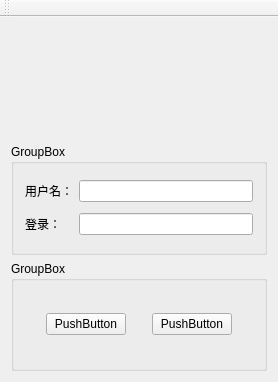
<?xml version="1.0" encoding="UTF-8"?>
<ui version="4.0">
 <class>MainWindow</class>
 <widget class="QMainWindow" name="MainWindow">
  <property name="geometry">
   <rect>
    <x>0</x>
    <y>0</y>
    <width>278</width>
    <height>382</height>
   </rect>
  </property>
  <property name="windowTitle">
   <string>MainWindow</string>
  </property>
  <widget class="QWidget" name="centralWidget">
   <layout class="QVBoxLayout" name="verticalLayout">
    <item>
     <widget class="QWidget" name="widget" native="true">
      <layout class="QHBoxLayout" name="horizontalLayout">
       <item>
        <spacer name="horizontalSpacer">
         <property name="orientation">
          <enum>Qt::Horizontal</enum>
         </property>
         <property name="sizeHint" stdset="0">
          <size>
           <width>52</width>
           <height>20</height>
          </size>
         </property>
        </spacer>
       </item>
       <item>
        <widget class="QLabel" name="label">
         <property name="maximumSize">
          <size>
           <width>120</width>
           <height>120</height>
          </size>
         </property>
         <property name="text">
          <string/>
         </property>
         <property name="pixmap">
          <pixmap>../01_UI/Image/2018.jpg</pixmap>
         </property>
         <property name="scaledContents">
          <bool>true</bool>
         </property>
        </widget>
       </item>
       <item>
        <spacer name="horizontalSpacer_2">
         <property name="orientation">
          <enum>Qt::Horizontal</enum>
         </property>
         <property name="sizeHint" stdset="0">
          <size>
           <width>52</width>
           <height>20</height>
          </size>
         </property>
        </spacer>
       </item>
      </layout>
     </widget>
    </item>
    <item>
     <widget class="QGroupBox" name="groupBox">
      <property name="title">
       <string>GroupBox</string>
      </property>
      <layout class="QGridLayout" name="gridLayout">
       <item row="0" column="0">
        <widget class="QLabel" name="label_2">
         <property name="text">
          <string>用户名：</string>
         </property>
        </widget>
       </item>
       <item row="0" column="1">
        <widget class="QLineEdit" name="lineEdit"/>
       </item>
       <item row="1" column="0">
        <widget class="QLabel" name="label_3">
         <property name="text">
          <string>登录：</string>
         </property>
        </widget>
       </item>
       <item row="1" column="1">
        <widget class="QLineEdit" name="lineEdit_2"/>
       </item>
      </layout>
     </widget>
    </item>
    <item>
     <widget class="QGroupBox" name="groupBox_2">
      <property name="title">
       <string>GroupBox</string>
      </property>
      <layout class="QHBoxLayout" name="horizontalLayout_2">
       <item>
        <spacer name="horizontalSpacer_4">
         <property name="orientation">
          <enum>Qt::Horizontal</enum>
         </property>
         <property name="sizeHint" stdset="0">
          <size>
           <width>0</width>
           <height>20</height>
          </size>
         </property>
        </spacer>
       </item>
       <item>
        <widget class="QPushButton" name="pushButton">
         <property name="text">
          <string>PushButton</string>
         </property>
        </widget>
       </item>
       <item>
        <spacer name="horizontalSpacer_5">
         <property name="orientation">
          <enum>Qt::Horizontal</enum>
         </property>
         <property name="sizeType">
          <enum>QSizePolicy::Fixed</enum>
         </property>
         <property name="sizeHint" stdset="0">
          <size>
           <width>20</width>
           <height>20</height>
          </size>
         </property>
        </spacer>
       </item>
       <item>
        <widget class="QPushButton" name="pushButton_2">
         <property name="text">
          <string>PushButton</string>
         </property>
        </widget>
       </item>
       <item>
        <spacer name="horizontalSpacer_3">
         <property name="orientation">
          <enum>Qt::Horizontal</enum>
         </property>
         <property name="sizeHint" stdset="0">
          <size>
           <width>8</width>
           <height>20</height>
          </size>
         </property>
        </spacer>
       </item>
      </layout>
     </widget>
    </item>
   </layout>
  </widget>
  <widget class="QMenuBar" name="menuBar">
   <property name="geometry">
    <rect>
     <x>0</x>
     <y>0</y>
     <width>278</width>
     <height>28</height>
    </rect>
   </property>
  </widget>
  <widget class="QToolBar" name="mainToolBar">
   <attribute name="toolBarArea">
    <enum>TopToolBarArea</enum>
   </attribute>
   <attribute name="toolBarBreak">
    <bool>false</bool>
   </attribute>
  </widget>
 </widget>
 <layoutdefault spacing="6" margin="11"/>
 <resources/>
 <connections/>
</ui>
